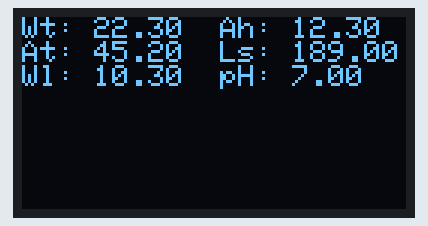
Bench run of a sketch on a simulated Arduino Uno, built with avr-gcc and run on an emulated ATmega328P. Shown: 128×64 one-colour display.

Above: at 0.1 s.

The sketch:

OLED_screen.ino
```cpp
#include <Adafruit_GFX.h>
#include <Adafruit_SSD1306.h>
#define OLED_Address 0x3C
Adafruit_SSD1306 oled(1);

void setup() {
  oled.begin(SSD1306_SWITCHCAPVCC, OLED_Address);

}

void loop() {
  float waterTemp = 22.3;//Change this variables or make your or make your own ones
  float airHumidity = 12.3;
  float airTemp = 45.2;
  float ph= 7.00;
  float waterlevel = 10.3;
  float light = 189;
  oled.clearDisplay();
  oled.setTextColor(WHITE);
  oled.setCursor(0,0);
  oled.print("Wt: ");
  oled.print(waterTemp);
  oled.print("  Ah: ");
  oled.println(airHumidity);
  oled.print("At: ");
  oled.print(airTemp);
  oled.print("  Ls: ");
  oled.println(light);
  oled.print("Wl: ");
  oled.print(waterlevel);
  oled.print("  pH: ");
  oled.println(ph);

  oled.display();
}
```
